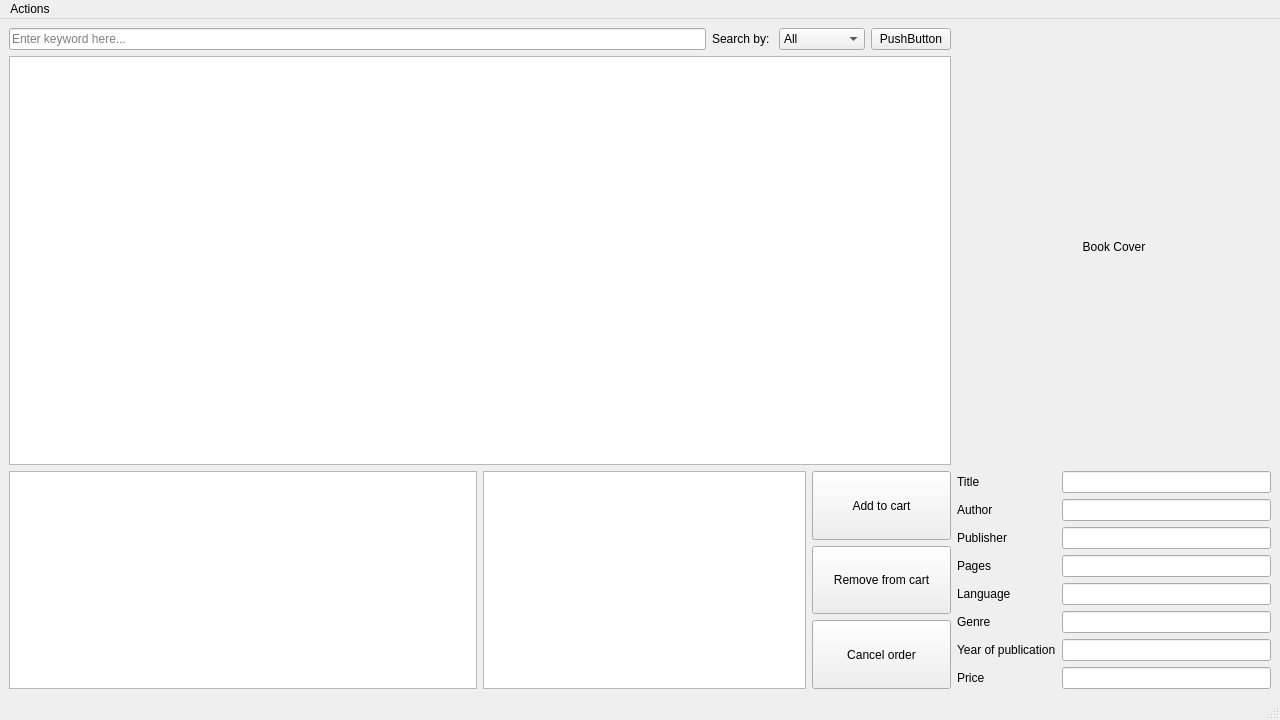
<?xml version="1.0" encoding="UTF-8"?>
<ui version="4.0">
 <class>client</class>
 <widget class="QMainWindow" name="client">
  <property name="geometry">
   <rect>
    <x>0</x>
    <y>0</y>
    <width>1280</width>
    <height>720</height>
   </rect>
  </property>
  <property name="windowTitle">
   <string>MainWindow</string>
  </property>
  <widget class="QWidget" name="centralwidget">
   <layout class="QHBoxLayout" name="horizontalLayout" stretch="75,25">
    <item>
     <layout class="QVBoxLayout" name="verticalLayout" stretch="5,60,32">
      <item>
       <layout class="QHBoxLayout" name="SearchArea">
        <item>
         <widget class="QLineEdit" name="search">
          <property name="placeholderText">
           <string>Enter keyword here...</string>
          </property>
         </widget>
        </item>
        <item>
         <widget class="QLabel" name="searchBy">
          <property name="text">
           <string>Search by: </string>
          </property>
         </widget>
        </item>
        <item>
         <widget class="QComboBox" name="filterSearch">
          <item>
           <property name="text">
            <string>All</string>
           </property>
          </item>
          <item>
           <property name="text">
            <string>Title</string>
           </property>
          </item>
          <item>
           <property name="text">
            <string>Author</string>
           </property>
          </item>
          <item>
           <property name="text">
            <string>Language</string>
           </property>
          </item>
          <item>
           <property name="text">
            <string>Publisher</string>
           </property>
          </item>
         </widget>
        </item>
        <item>
         <widget class="QPushButton" name="pushButton">
          <property name="text">
           <string>PushButton</string>
          </property>
         </widget>
        </item>
       </layout>
      </item>
      <item>
       <widget class="QListWidget" name="listWidget"/>
      </item>
      <item>
       <layout class="QHBoxLayout" name="ControlArea">
        <item>
         <widget class="QListView" name="OrderList"/>
        </item>
        <item>
         <layout class="QHBoxLayout" name="cartView" stretch="70,30">
          <item>
           <widget class="QListView" name="CartList"/>
          </item>
          <item>
           <layout class="QVBoxLayout" name="cartActions">
            <item>
             <widget class="QPushButton" name="cart_actionAdd">
              <property name="sizePolicy">
               <sizepolicy hsizetype="Minimum" vsizetype="Preferred">
                <horstretch>0</horstretch>
                <verstretch>0</verstretch>
               </sizepolicy>
              </property>
              <property name="text">
               <string>Add to cart</string>
              </property>
             </widget>
            </item>
            <item>
             <widget class="QPushButton" name="cart_actionRemove">
              <property name="sizePolicy">
               <sizepolicy hsizetype="Minimum" vsizetype="Preferred">
                <horstretch>0</horstretch>
                <verstretch>0</verstretch>
               </sizepolicy>
              </property>
              <property name="text">
               <string>Remove from cart</string>
              </property>
             </widget>
            </item>
            <item>
             <widget class="QPushButton" name="cart_cancelAll">
              <property name="sizePolicy">
               <sizepolicy hsizetype="Minimum" vsizetype="Preferred">
                <horstretch>0</horstretch>
                <verstretch>0</verstretch>
               </sizepolicy>
              </property>
              <property name="text">
               <string>Cancel order</string>
              </property>
             </widget>
            </item>
           </layout>
          </item>
         </layout>
        </item>
       </layout>
      </item>
     </layout>
    </item>
    <item>
     <layout class="QVBoxLayout" name="BookViewer" stretch="70,30">
      <item>
       <widget class="QLabel" name="cover">
        <property name="sizePolicy">
         <sizepolicy hsizetype="Preferred" vsizetype="Preferred">
          <horstretch>0</horstretch>
          <verstretch>0</verstretch>
         </sizepolicy>
        </property>
        <property name="minimumSize">
         <size>
          <width>0</width>
          <height>0</height>
         </size>
        </property>
        <property name="text">
         <string>Book Cover</string>
        </property>
        <property name="alignment">
         <set>Qt::AlignCenter</set>
        </property>
       </widget>
      </item>
      <item>
       <layout class="QFormLayout" name="BookDetails">
        <item row="0" column="0">
         <widget class="QLabel" name="label_title">
          <property name="text">
           <string>Title</string>
          </property>
          <property name="buddy">
           <cstring>title</cstring>
          </property>
         </widget>
        </item>
        <item row="0" column="1">
         <widget class="QLineEdit" name="title">
          <property name="sizePolicy">
           <sizepolicy hsizetype="Expanding" vsizetype="Preferred">
            <horstretch>0</horstretch>
            <verstretch>0</verstretch>
           </sizepolicy>
          </property>
          <property name="maximumSize">
           <size>
            <width>16777215</width>
            <height>16777215</height>
           </size>
          </property>
          <property name="readOnly">
           <bool>true</bool>
          </property>
         </widget>
        </item>
        <item row="1" column="0">
         <widget class="QLabel" name="label_author">
          <property name="text">
           <string>Author</string>
          </property>
          <property name="buddy">
           <cstring>author</cstring>
          </property>
         </widget>
        </item>
        <item row="1" column="1">
         <widget class="QLineEdit" name="author">
          <property name="sizePolicy">
           <sizepolicy hsizetype="Expanding" vsizetype="Preferred">
            <horstretch>0</horstretch>
            <verstretch>0</verstretch>
           </sizepolicy>
          </property>
          <property name="maximumSize">
           <size>
            <width>16777215</width>
            <height>16777215</height>
           </size>
          </property>
          <property name="readOnly">
           <bool>true</bool>
          </property>
         </widget>
        </item>
        <item row="2" column="0">
         <widget class="QLabel" name="label_publisher">
          <property name="text">
           <string>Publisher</string>
          </property>
          <property name="buddy">
           <cstring>publisher</cstring>
          </property>
         </widget>
        </item>
        <item row="2" column="1">
         <widget class="QLineEdit" name="publisher">
          <property name="sizePolicy">
           <sizepolicy hsizetype="Expanding" vsizetype="Preferred">
            <horstretch>0</horstretch>
            <verstretch>0</verstretch>
           </sizepolicy>
          </property>
          <property name="maximumSize">
           <size>
            <width>16777215</width>
            <height>16777215</height>
           </size>
          </property>
          <property name="readOnly">
           <bool>true</bool>
          </property>
         </widget>
        </item>
        <item row="3" column="0">
         <widget class="QLabel" name="label_npages">
          <property name="text">
           <string>Pages</string>
          </property>
          <property name="buddy">
           <cstring>npages</cstring>
          </property>
         </widget>
        </item>
        <item row="3" column="1">
         <widget class="QLineEdit" name="npages">
          <property name="sizePolicy">
           <sizepolicy hsizetype="Expanding" vsizetype="Preferred">
            <horstretch>0</horstretch>
            <verstretch>0</verstretch>
           </sizepolicy>
          </property>
          <property name="maximumSize">
           <size>
            <width>16777215</width>
            <height>16777215</height>
           </size>
          </property>
          <property name="readOnly">
           <bool>true</bool>
          </property>
         </widget>
        </item>
        <item row="4" column="0">
         <widget class="QLabel" name="label_lang">
          <property name="text">
           <string>Language</string>
          </property>
          <property name="buddy">
           <cstring>lang</cstring>
          </property>
         </widget>
        </item>
        <item row="4" column="1">
         <widget class="QLineEdit" name="lang">
          <property name="sizePolicy">
           <sizepolicy hsizetype="Expanding" vsizetype="Preferred">
            <horstretch>0</horstretch>
            <verstretch>0</verstretch>
           </sizepolicy>
          </property>
          <property name="maximumSize">
           <size>
            <width>16777215</width>
            <height>16777215</height>
           </size>
          </property>
          <property name="readOnly">
           <bool>true</bool>
          </property>
         </widget>
        </item>
        <item row="5" column="0">
         <widget class="QLabel" name="label_genre">
          <property name="text">
           <string>Genre</string>
          </property>
          <property name="buddy">
           <cstring>genre</cstring>
          </property>
         </widget>
        </item>
        <item row="5" column="1">
         <widget class="QLineEdit" name="genre">
          <property name="sizePolicy">
           <sizepolicy hsizetype="Expanding" vsizetype="Preferred">
            <horstretch>0</horstretch>
            <verstretch>0</verstretch>
           </sizepolicy>
          </property>
          <property name="maximumSize">
           <size>
            <width>16777215</width>
            <height>16777215</height>
           </size>
          </property>
          <property name="readOnly">
           <bool>true</bool>
          </property>
         </widget>
        </item>
        <item row="6" column="0">
         <widget class="QLabel" name="label_Ydate">
          <property name="text">
           <string>Year of publication</string>
          </property>
          <property name="buddy">
           <cstring>Ydate</cstring>
          </property>
         </widget>
        </item>
        <item row="6" column="1">
         <widget class="QLineEdit" name="Ydate">
          <property name="sizePolicy">
           <sizepolicy hsizetype="Expanding" vsizetype="Preferred">
            <horstretch>0</horstretch>
            <verstretch>0</verstretch>
           </sizepolicy>
          </property>
          <property name="maximumSize">
           <size>
            <width>16777215</width>
            <height>16777215</height>
           </size>
          </property>
          <property name="readOnly">
           <bool>true</bool>
          </property>
         </widget>
        </item>
        <item row="7" column="0">
         <widget class="QLabel" name="label_price">
          <property name="text">
           <string>Price</string>
          </property>
          <property name="buddy">
           <cstring>price</cstring>
          </property>
         </widget>
        </item>
        <item row="7" column="1">
         <widget class="QLineEdit" name="price">
          <property name="sizePolicy">
           <sizepolicy hsizetype="Expanding" vsizetype="Preferred">
            <horstretch>0</horstretch>
            <verstretch>0</verstretch>
           </sizepolicy>
          </property>
          <property name="maximumSize">
           <size>
            <width>16777215</width>
            <height>16777215</height>
           </size>
          </property>
          <property name="readOnly">
           <bool>true</bool>
          </property>
         </widget>
        </item>
       </layout>
      </item>
     </layout>
    </item>
   </layout>
  </widget>
  <widget class="QMenuBar" name="menubar">
   <property name="geometry">
    <rect>
     <x>0</x>
     <y>0</y>
     <width>1280</width>
     <height>21</height>
    </rect>
   </property>
   <widget class="QMenu" name="menuLog_out">
    <property name="title">
     <string>Actions</string>
    </property>
   </widget>
   <addaction name="menuLog_out"/>
  </widget>
  <widget class="QStatusBar" name="statusbar"/>
 </widget>
 <resources/>
 <connections/>
</ui>
